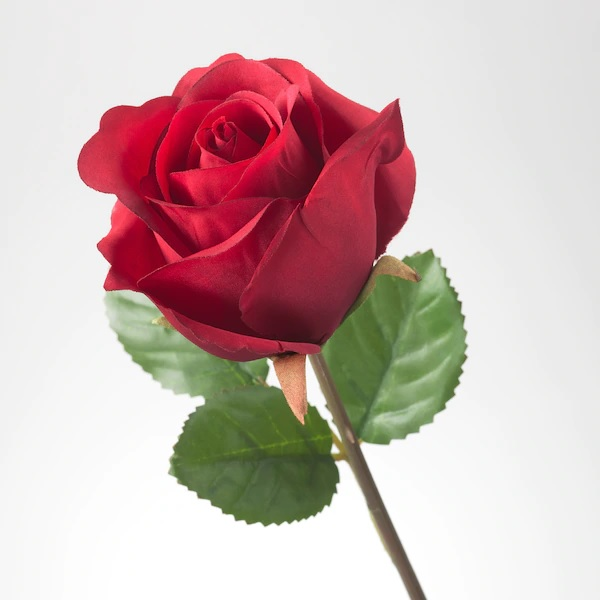
#> input picture Day09/images/rose.jpg, 600 x 600 px
$ python adaptive_threshold.py
#> lines starting #> are read from the running program, lines starting #| are printed output that depends on the picture; after the words box and inside, x2 and y2 are one past the last pixel; in counts of white or black regions, pixels touching at a corner belong together
import cv2
import numpy as np
import os
from matplotlib import pyplot as plt

dir = os.path.dirname(os.path.realpath(__file__))
img = cv2.imread(dir + '/images/rose.jpg', cv2.IMREAD_GRAYSCALE)
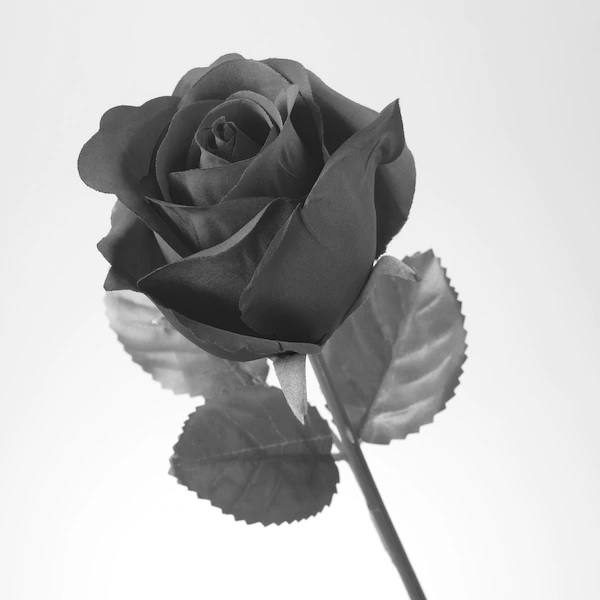
#> img: shape (600, 600); min 9, max 255, mean 189.1
img = cv2.medianBlur(img,5)

ret,th1 = cv2.threshold(img,127,255,cv2.THRESH_BINARY)
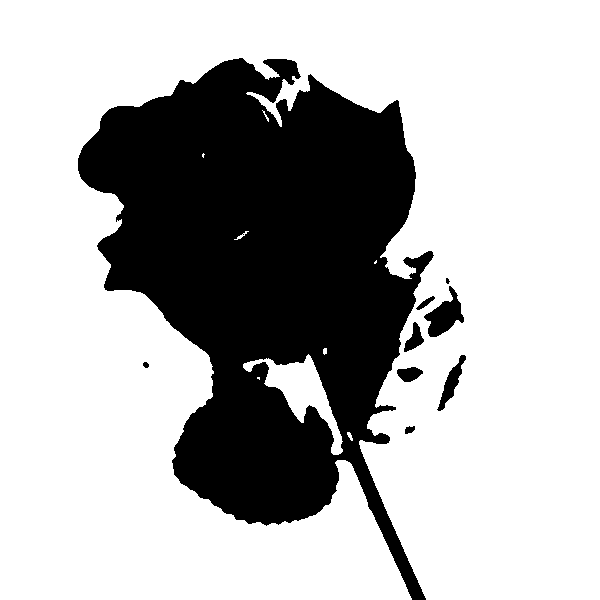
#> th1: shape (600, 600); 70.8% white; 9 black regions (1 under 20 px), largest, box (x1, y1, x2, y2) and area: (78, 58, 434, 600) 102796, (424, 286, 464, 337) 956, (437, 355, 466, 411) 508
th2 = cv2.adaptiveThreshold(img,255,cv2.ADAPTIVE_THRESH_MEAN_C,cv2.THRESH_BINARY,11,2)
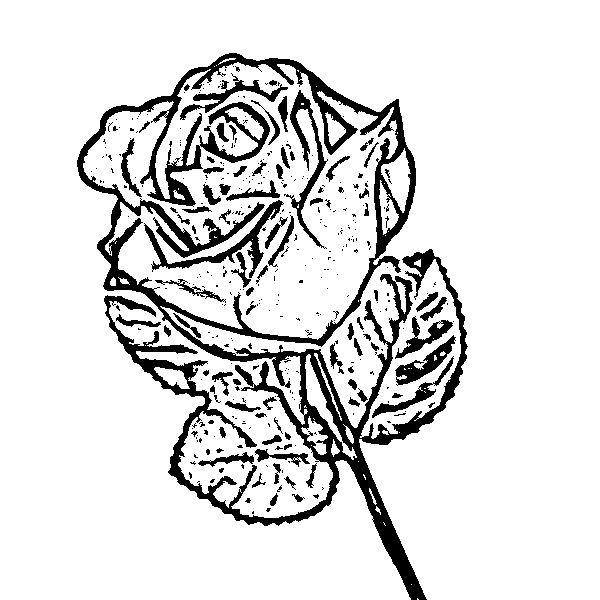
#> th2: shape (600, 600); 87.4% white; 374 black regions (290 under 20 px), largest, box (x1, y1, x2, y2) and area: (77, 53, 468, 600) 31241, (144, 200, 284, 278) 1540, (284, 90, 328, 249) 1354
th3 = cv2.adaptiveThreshold(img,255,cv2.ADAPTIVE_THRESH_GAUSSIAN_C,cv2.THRESH_BINARY,11,2)
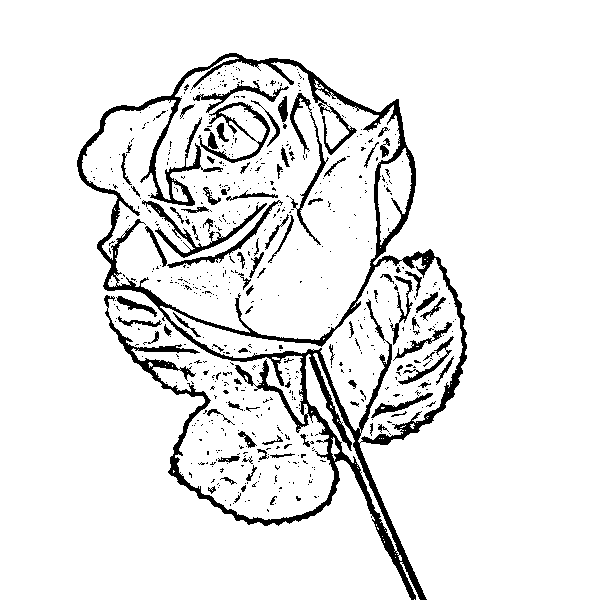
#> th3: shape (600, 600); 91.4% white; 648 black regions (561 under 20 px), largest, box (x1, y1, x2, y2) and area: (77, 53, 467, 600) 19217, (142, 200, 267, 258) 971, (198, 102, 270, 163) 926
titles = ['Original Image', 'Global Thresholding (v = 127)', 'Adaptive Mean Thresholding', 'Adaptive Gaussian Thresholding']
images = [img, th1, th2, th3]

for i in range(4):
    plt.subplot(2,2,i+1),plt.imshow(images[i],'gray')
    plt.title(titles[i])
    plt.xticks([]),plt.yticks([])

plt.show()
